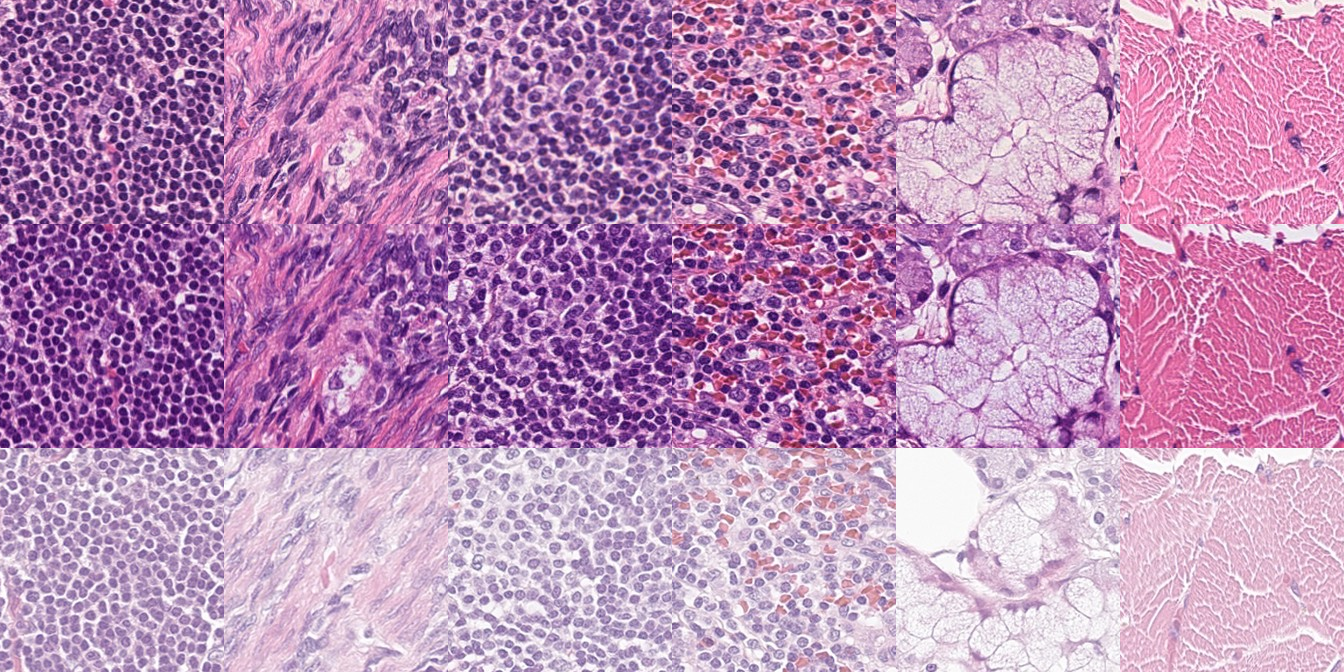
#> input picture paper/data/grid_batch_tiles.webp, 1344 x 672 px
$ python -i conch_eval_cache.py   (imports and definitions only)
#> lines starting #> are read from the running program, lines starting #| are printed output that depends on the picture
"""One-time uint8 tile caches for scripts/conch_eval.py (CPU only).

Writes under $CONCH_EVAL_CACHE (default /data/ryan.kim/ashby/scratch/spectra_conch_eval):
  plism_heldout.npy   (C_held, 256, 224, 224, 3) uint8 + plism_heldout.json (conditions)
      The SAME 256 locations and held-out conditions as the base-CONCH reference
      (code/plism/analyze.py: loc_idx.npy -> rng(1234).choice(1000, 256); held-out =
      scanner in {GT450, S210} or stain in {HRH, KR, MY}).
  crc.npy             (7420, 224, 224, 3) uint8 -- the concept_search crc.npz tile list
                      (CRC-VAL-HE-7K = split 0, plus a 100K top-up), same order/labels.
  nct.npy             (N, 224, 224, 3) uint8 memmap + nct_labels.npy -- NCT-CRC-HE-100K.
"""
import glob
import json
import os
import sys
from multiprocessing import Pool
from pathlib import Path

import numpy as np
from PIL import Image

OUT = Path(os.environ.get("CONCH_EVAL_CACHE", "/data/ryan.kim/ashby/scratch/spectra_conch_eval"))
# [1 line not run here, left out]
PACK = Path(os.environ.get("SPECTRA_PACKED_DIR", "/data/plism/repacked"))
PL = Path("/data/ryan.kim/ashby/scratch/plism")
CRC = "/data/ryan.kim/ashby/data/concept_search/crc.npz"
NCT = "/data/thunder-data/crc/NCT-CRC-HE-100K"
HELD_SC, HELD_ST = {"GT450", "S210"}, {"HRH", "KR", "MY"}


def load_rgb(p):
#> called with p = '../paper/data/grid_batch_tiles.webp'
    a = np.asarray(Image.open(p).convert("RGB"))
#> a is the input picture: shape (672, 1344, 3); mean R, G, B 189, 142.9, 185.8
    if a.shape != (224, 224, 3):
        a = np.asarray(Image.open(p).convert("RGB").resize((224, 224), Image.BICUBIC))
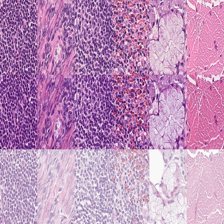
#> a: shape (224, 224, 3); mean R, G, B 189, 142.9, 185.8
    return a


# [47 lines left out: functions plism, crc, nct, not called in this run]


# [4 lines not run here, left out]

>>> result = load_rgb('../paper/data/grid_batch_tiles.webp')
